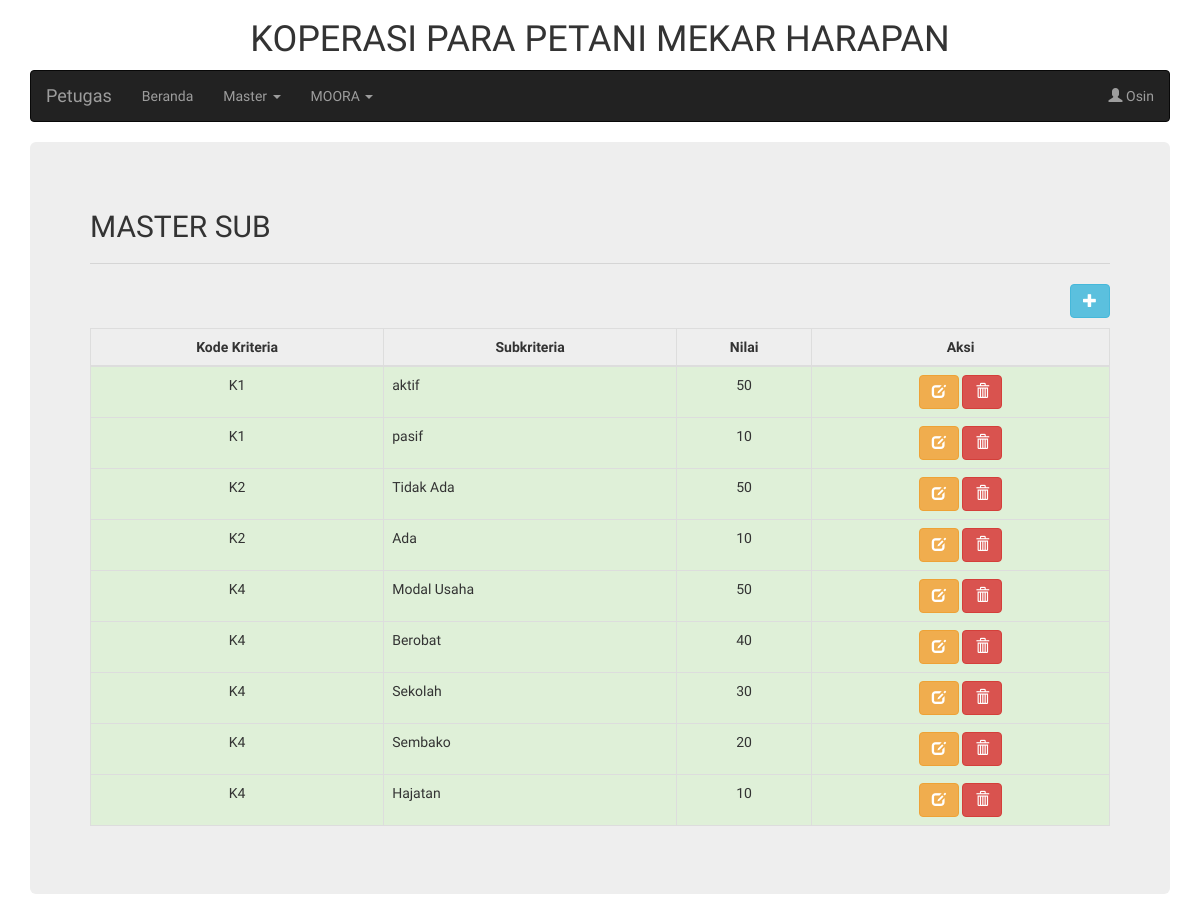
Before: /halaman_petugas.php?page=master_sub (signed in) with the older database file.
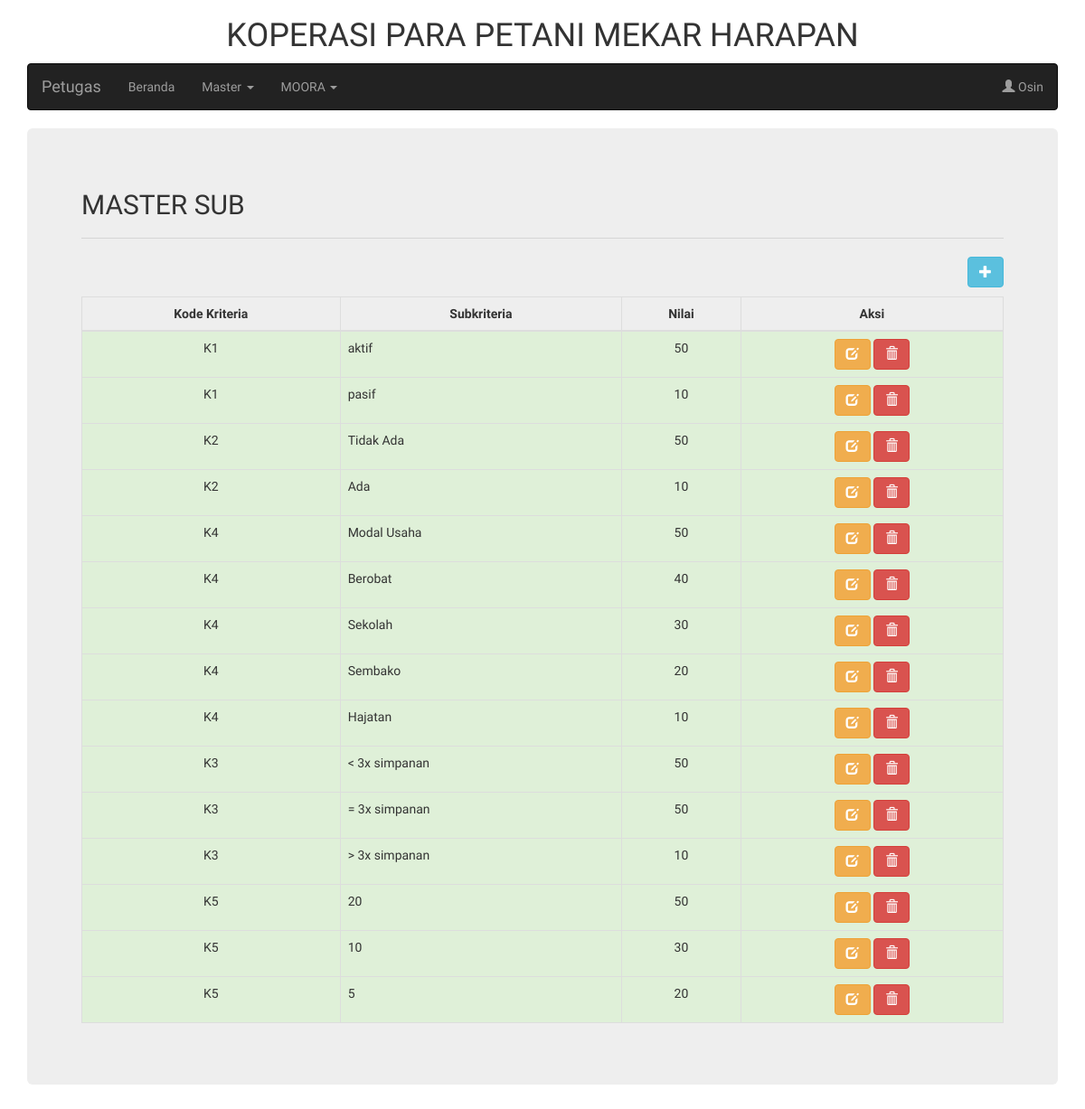
After: the same page with the newer database file.
### tables this page shows
CREATE TABLE `user` (
  `id_anggota` int(11) NOT NULL,
  `nama` varchar(255) NOT NULL,
  `username` varchar(255) NOT NULL,
  `password` varchar(255) NOT NULL,
  `level` varchar(15) NOT NULL,
  `status` enum('aktif','pasif') NOT NULL
);

CREATE TABLE `tb_subkriteria` (
  `id` int(11) NOT NULL,
  `kode_kriteria` varchar(11) NOT NULL,
  `subkriteria` varchar(30) NOT NULL,
  `nilai` int(11) NOT NULL
);

### petugas/master_sub.php (the view, shortened to what this page needs)
<h2>MASTER SUB</h2>
<hr />
<button type="button" class="btn btn-info pull-right" style="margin-bottom: 10px" data-toggle="modal" data-target="#modalTambah">
  <span class="glyphicon glyphicon-plus"></span>
</button>
<table class="table table-bordered" id="tabel-data">
  <thead>
    <tr>
      <th class="text-center">Kode Kriteria</th>
      <th class="text-center">Subkriteria</th>
      <th class="text-center">Nilai</th>
      <th class="text-center">Aksi</th>
    </tr>
  </thead>
  <tbody>
    <?php
      $sqlKriteria = "SELECT * FROM tb_subkriteria";
      $queryKriteria = mysqli_query($koneksi, $sqlKriteria);
    ?>
    <?php while($listKriteria = mysqli_fetch_array($queryKriteria)){ ?>
      <tr class="success">
        <td class="text-center"><?php echo $listKriteria['kode_kriteria']; ?></td>
        <td><?php echo $listKriteria['subkriteria']; ?></td>
        <td class="text-center"><?php echo $listKriteria['nilai']; ?></td>
        <td class="text-center">
          <a
            href="javascript:;"
            data-toggle="modal" data-target="#"
            class="btn btn-warning">
              <span class="glyphicon glyphicon-edit"></span>
          </a>
          <a
            href="javascript:;"
            data-toggle="modal" data-target="#"
            class="btn btn-danger">
              <span class="glyphicon glyphicon-trash"></span>
          </a>
        </td>
      </tr>
    <?php } ?>
  </tbody>
</table>

### halaman_petugas.php (shortened to what this page needs)
<!DOCTYPE html>
<html lang="en">
<head>
  <link rel="stylesheet" href="https://maxcdn.bootstrapcdn.com/bootstrap/3.4.0/css/bootstrap.min.css">
  <link rel="stylesheet" type="text/css" media="screen" href="https://cdn.datatables.net/1.10.19/css/jquery.dataTables.min.css">
</head>
<body style="font-family: 'Didact Gothic', sans-serif;">
  <?php include("koneksi.php"); ?>
  <?php
      $sqlAnggota = "SELECT * FROM user WHERE username = '".$_SESSION['username']."'";
      $queryAnggota = mysqli_query($koneksi, $sqlAnggota);
      $anggota = mysqli_fetch_array($queryAnggota);
  ?>
  <div class="container">
  <h1 class="text-center">KOPERASI PARA PETANI MEKAR HARAPAN</h1>
    <nav class="navbar navbar-inverse">
      <div class="container-fluid">
        <div class="navbar-header">
          <a class="navbar-brand" href="halaman_petugas.php?page=home">Petugas</a>
        </div>
        <ul class="nav navbar-nav">
          <li><a href="halaman_petugas.php?page=home">Beranda</a></li>
          <li class="dropdown">
            <a class="dropdown-toggle" data-toggle="dropdown" href="#">Master
            <span class="caret"></span></a>
          </li>
          <li class="dropdown">
            <a class="dropdown-toggle" data-toggle="dropdown" href="#">MOORA
            <span class="caret"></span></a>
          </li>
        </ul>
        <ul class="nav navbar-nav navbar-right">
          <li class="dropdown"><a class="dropdown-toggle" data-toggle="dropdown" href="#"><span class="glyphicon glyphicon-user"></span> <?php echo $anggota['nama']; ?></a>
          </li>
        </ul>
      </div>
    </nav>
    <div class="jumbotron">
      <?php
        if(isset($_GET['page'])){
          $page = $_GET['page'];
          switch ($page) {
            case 'master_sub':
              include "petugas/master_sub.php";
              break;
          }
        }else{
          include "petugas/home.php";
        }
       ?>
    </div>
  </div>
</body>
</html>

Changed rows visible on the page:
added tb_subkriteria: kode_kriteria "K3", subkriteria "< 3x simpanan", nilai "50"
added tb_subkriteria: kode_kriteria "K3", subkriteria "= 3x simpanan", nilai "50"
added tb_subkriteria: kode_kriteria "K3", subkriteria "> 3x simpanan", nilai "10"
added tb_subkriteria: kode_kriteria "K5", subkriteria "20", nilai "50"
added tb_subkriteria: kode_kriteria "K5", subkriteria "10", nilai "30"
added tb_subkriteria: kode_kriteria "K5", subkriteria "5", nilai "20"
